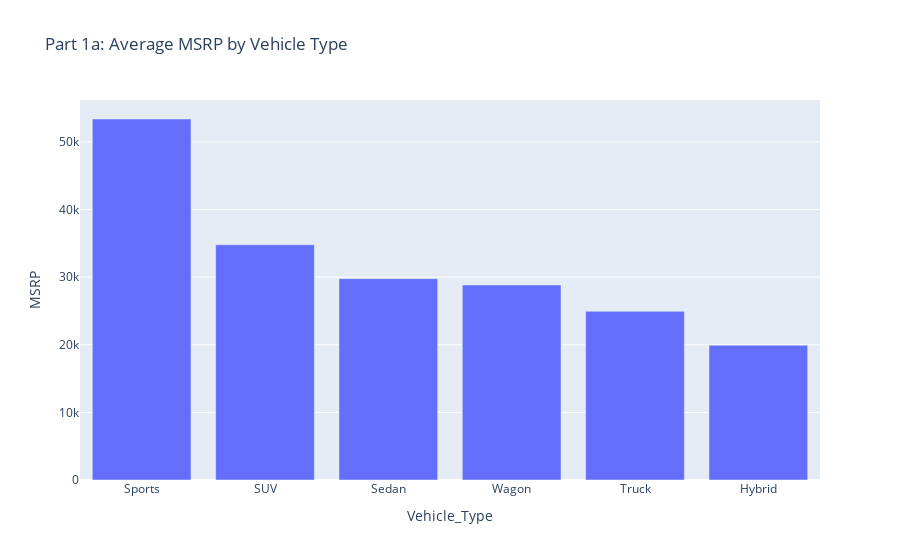
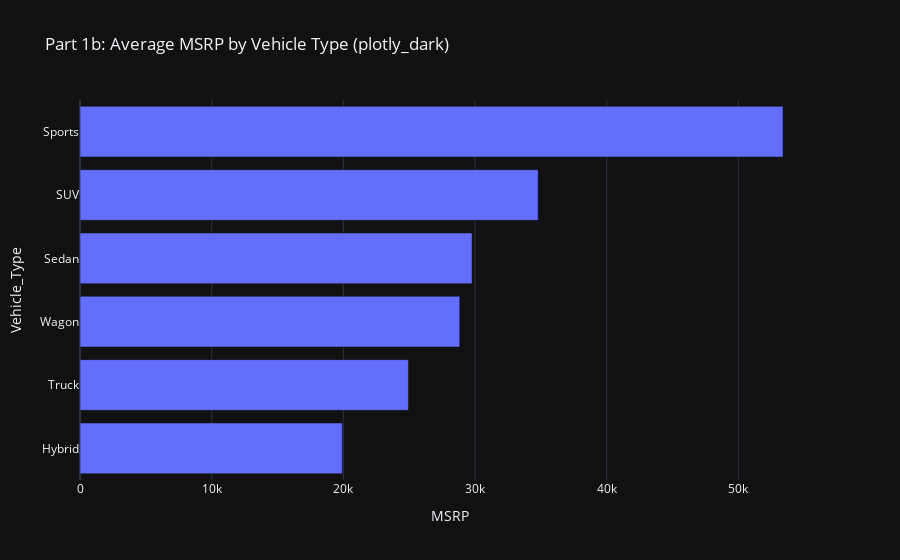

Notebook cell for these charts, in order:
### Markdown cell above
# Part 1

### Code cell
#importing the libraries
import pandas as pd 
import plotly.express as px

#reading the data
df = pd.read_csv('Cars.csv')

#cleaning the data
df['MSRP'] = df['MSRP'].astype(float)
df['Invoice'] = df['Invoice'].astype(float)
df['MPG_City'] = df['MPG_City'].astype(float)
df['MPG_Hwy'] = df['MPG_Hwy'].astype(float)

#grouping the data
categories_to_groupby = ["Vehicle_Type"] 
measures_to_group = ['MPG_City', 'MPG_Hwy', 'MSRP', 'Invoice']
df_grouped = df.groupby(categories_to_groupby, as_index=False)[measures_to_group].mean()
print(df_grouped.shape)

#sorting the data
df_grouped = df_grouped.sort_values(by='MSRP', ascending=False)
print(df_grouped)

#create the vertical bar plot with white background 
fig = px.bar(df_grouped, x='Vehicle_Type', y='MSRP', title='Part 1a: Average MSRP by Vehicle Type')
fig.show()
#resort the data
df_grouped = df_grouped.sort_values(by='MSRP', ascending=True)

#create the horizontal bar plot with black background
fig = px.bar(df_grouped, x='MSRP', y='Vehicle_Type', title='Part 1b: Average MSRP by Vehicle Type (plotly_dark)', orientation='h', template='plotly_dark')
fig.show()

### Figure 1 — Plotly figure (JSON) as saved in the notebook; plotly's stock layout.template omitted (floating-point values rounded to 4 significant figures)
{"data": [{"hovertemplate": "Vehicle_Type=%{x}<br>MSRP=%{y}<extra></extra>", "legendgroup": "", "marker": {"color": "#636efa", "pattern": {"shape": ""}}, "name": "", "orientation": "v", "showlegend": false, "textposition": "auto", "type": "bar", "x": ["Sports", "SUV", "Sedan", "Wagon", "Truck", "Hybrid"], "xaxis": "x", "y": [53390.0, 34790.0, 29770.0, 28840.0, 24940.0, 19920.0], "yaxis": "y"}], "layout": {"barmode": "relative", "legend": {"tracegroupgap": 0}, "title": {"text": "Part 1a: Average MSRP by Vehicle Type"}, "xaxis": {"anchor": "y", "domain": [0, 1], "title": {"text": "Vehicle_Type"}}, "yaxis": {"anchor": "x", "domain": [0, 1], "title": {"text": "MSRP"}}}}

### Figure 2 — Plotly figure (JSON) as saved in the notebook; plotly's stock layout.template omitted (floating-point values rounded to 4 significant figures)
{"data": [{"hovertemplate": "MSRP=%{x}<br>Vehicle_Type=%{y}<extra></extra>", "legendgroup": "", "marker": {"color": "#636efa", "pattern": {"shape": ""}}, "name": "", "orientation": "h", "showlegend": false, "textposition": "auto", "type": "bar", "x": [19920.0, 24940.0, 28840.0, 29770.0, 34790.0, 53390.0], "xaxis": "x", "y": ["Hybrid", "Truck", "Wagon", "Sedan", "SUV", "Sports"], "yaxis": "y"}], "layout": {"barmode": "relative", "legend": {"tracegroupgap": 0}, "title": {"text": "Part 1b: Average MSRP by Vehicle Type (plotly_dark)"}, "xaxis": {"anchor": "y", "domain": [0, 1], "title": {"text": "MSRP"}}, "yaxis": {"anchor": "x", "domain": [0, 1], "title": {"text": "Vehicle_Type"}}}}
